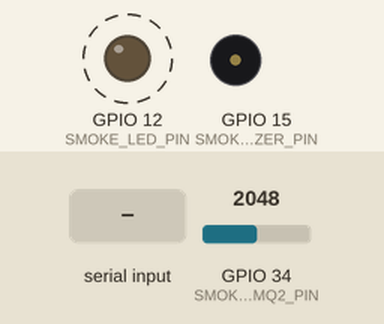
A sketch run on a simulated ESP32. On the bench: output pins drawn as LEDs (lit = HIGH), buzzer (waves = sounding, pin HIGH). Dashed ring = blinking. The test bench sets the inputs (shaded band); at power-on: GPIO 34 (SMOKE_MQ2_PIN) = 2048. What the sketch prints to the serial monitor is not drawn.

Above: at 0.88 s.
1.3 s: GPIO 34 (SMOKE_MQ2_PIN) set to 1940
4.3 s: "f" received over Serial
At 4.3 s:
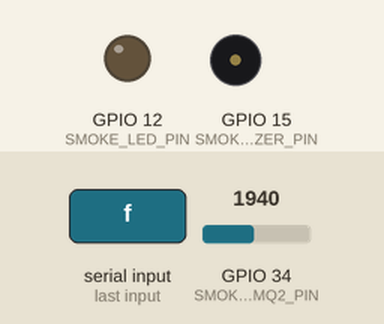
6.0 s: "s" received over Serial
At 6.12 s:
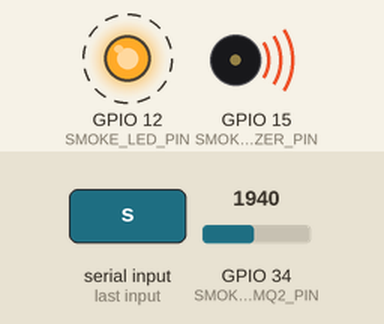
Timing chart, 0 to 16.0 s (numbered marks = the images above; inputs shaded):
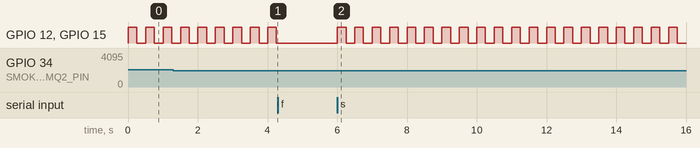

Measured:
- after the input at 4.3 s, GPIO 12 (SMOKE_LED_PIN), GPIO 15 (SMOKE_BUZZER_PIN): stops changing and stays LOW
- after the input at 6.0 s, GPIO 12 (SMOKE_LED_PIN), GPIO 15 (SMOKE_BUZZER_PIN): alternates HIGH for 0.25 s and LOW for 0.25 s, starting at once
- by itself, GPIO 12 (SMOKE_LED_PIN), GPIO 15 (SMOKE_BUZZER_PIN): alternates HIGH for 0.25 s and LOW for 0.25 s

The sketch:

Smoke_Test.ino
```cpp
#include <Arduino.h>

#define SMOKE_MQ2_PIN 34
#define SMOKE_LED_PIN 12
#define SMOKE_BUZZER_PIN 15

#define SMOKE_THRESHOLD 2000
#define SMOKE_CLEAR_THRESHOLD 1800
#define SMOKE_FLASH_MS 250UL
#define PRINT_MS 500UL

static bool alarmActive = false;
static bool simulatedSmoke = false;
static bool alarmOn = false;
static bool lastSensorDetectingSmoke = false;
static unsigned long lastFlash = 0;
static unsigned long lastPrint = 0;

void setAlarm(bool on) {
    digitalWrite(SMOKE_LED_PIN, on ? HIGH : LOW);
    digitalWrite(SMOKE_BUZZER_PIN, on ? HIGH : LOW);
    alarmOn = on;
}

void printAlarmStatus() {
    Serial.print(" alarm_active=");
    Serial.print(alarmActive ? "FLASHING" : "OFF");
    Serial.print(" blink_output_now=");
    Serial.print(alarmOn ? "ON" : "OFF");
    Serial.print(" led_pin_read=");
    Serial.print(digitalRead(SMOKE_LED_PIN) == HIGH ? "HIGH" : "LOW");
    Serial.print(" buzzer_pin_read=");
    Serial.println(digitalRead(SMOKE_BUZZER_PIN) == HIGH ? "HIGH" : "LOW");
}

void handleSerial() {
    if (!Serial.available()) {
        return;
    }

    char c = Serial.read();

    if (c == 's') {
        simulatedSmoke = !simulatedSmoke;
        Serial.print("[Smoke Test] simulated sensor smoke=");
        Serial.println(simulatedSmoke ? "ON" : "OFF");
    } else if (c == '1') {
        simulatedSmoke = true;
        alarmActive = true;
        setAlarm(true);
        lastFlash = millis();
        Serial.println("[Smoke Test] simulated sensor smoke=ON");
    } else if (c == '0') {
        simulatedSmoke = false;
        Serial.println("[Smoke Test] simulated sensor smoke=OFF");
    } else if (c == 'f') {
        int mq2 = analogRead(SMOKE_MQ2_PIN);
        bool realSmoke = mq2 > SMOKE_THRESHOLD;

        if (!simulatedSmoke && !realSmoke) {
            alarmActive = false;
            setAlarm(false);
            Serial.println("[Smoke Test] server OFF accepted: no smoke detected");
        } else {
            Serial.println("[Smoke Test] server OFF ignored: smoke is still detected");
        }
    } else if (c == 'h') {
        Serial.println("[Commands]");
        Serial.println("  s = toggle simulated sensor smoke");
        Serial.println("  1 = simulated sensor smoke ON");
        Serial.println("  0 = simulated sensor smoke OFF");
        Serial.println("  f = server response OFF, accepted only when smoke=OFF");
        Serial.println("  h = help");
    }
}

void setup() {
    Serial.begin(115200);
    pinMode(SMOKE_MQ2_PIN, INPUT);
    pinMode(SMOKE_LED_PIN, OUTPUT);
    pinMode(SMOKE_BUZZER_PIN, OUTPUT);
    setAlarm(false);

    Serial.println("[Smoke Test] MQ2=GPIO34, LED=GPIO12, buzzer=GPIO15");
    Serial.println("[Commands] s=toggle sensor smoke, 1=sensor ON, 0=sensor OFF, f=server OFF, h=help");
}

void loop() {
    handleSerial();

    unsigned long now = millis();
    int mq2 = analogRead(SMOKE_MQ2_PIN);
    bool realSmoke = mq2 > SMOKE_THRESHOLD;
    bool sensorDetectingSmoke = simulatedSmoke || realSmoke;

    if (sensorDetectingSmoke && !lastSensorDetectingSmoke) {
        alarmActive = true;
        setAlarm(true);
        lastFlash = now;
    }

    if (alarmActive && now - lastFlash >= SMOKE_FLASH_MS) {
        setAlarm(!alarmOn);
        lastFlash = now;
    }

    if (now - lastPrint >= PRINT_MS) {
        lastPrint = now;
        Serial.print("[Smoke] mq2_raw=");
        Serial.print(mq2);
        Serial.print(" simulated=");
        Serial.print(simulatedSmoke ? "ON" : "OFF");
        Serial.print(" sensor_smoke=");
        Serial.print(sensorDetectingSmoke ? "ON" : "OFF");
        printAlarmStatus();
    }

    lastSensorDetectingSmoke = sensorDetectingSmoke;
}
```
